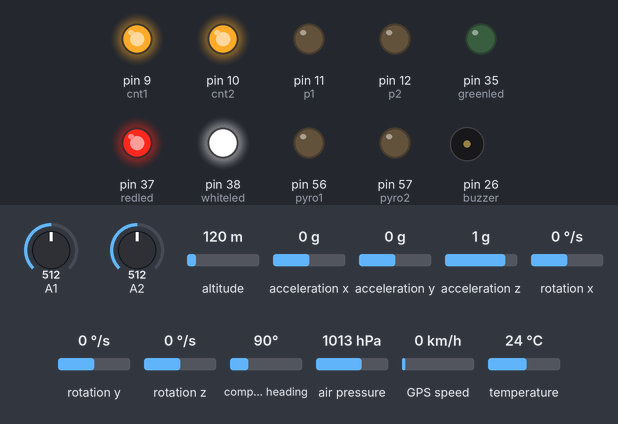
A program run on a simulated Teensy 4. On the bench: output pins drawn as LEDs (lit = HIGH), buzzer (waves = sounding). The inputs (shaded band) are chosen by the test bench; at power-on: A1 = 512, acceleration y 0 g, air pressure 1013 hPa, A2 = 512, altitude 120 m, acceleration x 0 g, acceleration z 1 g, rotation x 0 °/s, rotation y 0 °/s, rotation z 0 °/s, compass heading 90°, GPS speed 0 km/h, temperature 24 °C. The GPS gets a fix after 3 s at 37.7749, -122.4194 with 8 satellites; what the program prints to the serial monitor is not drawn.

Above: at 8.9 s.
9.0 s: A1 set to 208
10.5 s: A1 set to 193
At 11.6 s:
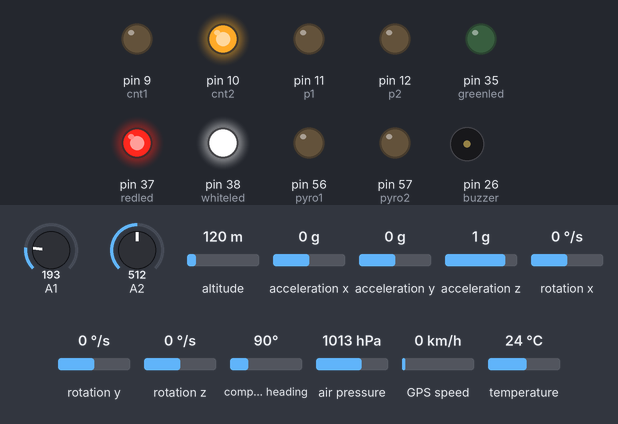
12.0 s: acceleration y set to 0.8 g
13.5 s: air pressure set to 1015 hPa
At 14.4 s:
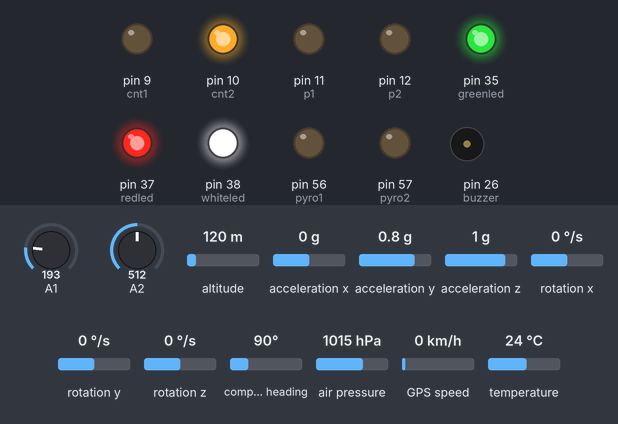
At 19.2 s:
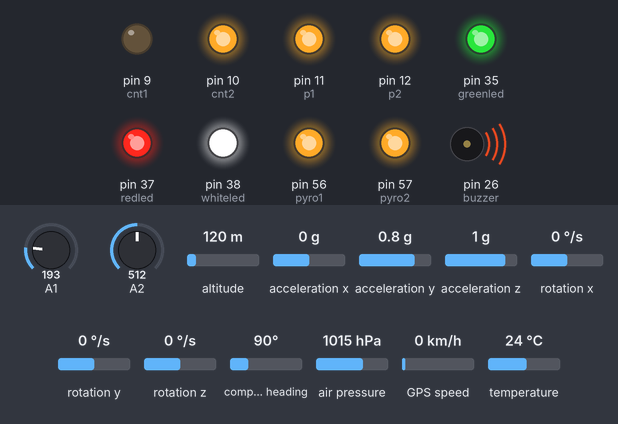
Timing chart, 0 to 25.0 s (numbered marks = the images above; inputs shaded):
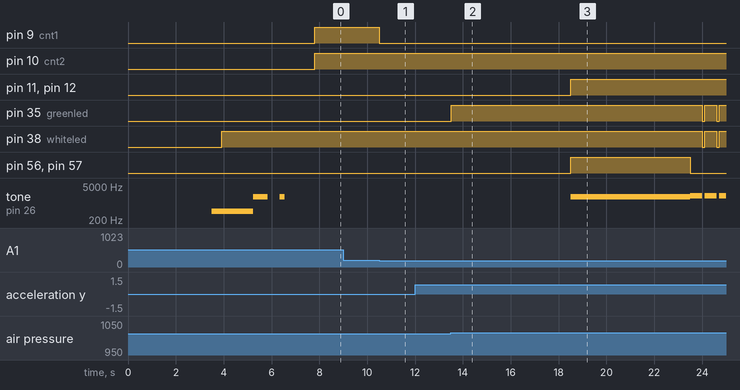

Measured:
- the behaviour switches between 200 and 199 on A1 (found by bisection; images 0 and 1)
- the behaviour switches between 1013 and 1014 hPa on air pressure (found by bisection; images 1 and 2)
- after the input at 9.0 s, every drawn part: stays the same
- after the input at 10.5 s, pin 9 (cnt1): HIGH → LOW at once
- after the input at 12.0 s, every drawn part: stays the same
- after the input at 13.5 s, pin 11 (p1), pin 12 (p2): LOW → HIGH after 5.0 s

The program:

main.cpp
```cpp
#include <Arduino.h>
#include <MPU9250.h>
#include <SPI.h>
#include <SD.h>
#include <TinyGPS++.h>
#include <Adafruit_BMP085.h>
#include <HardwareSerial.h>
#include <SoftwareSerial.h>
#include <EEPROM.h>

// Sensor Deifinitions
MPU9250 imu(Wire, 0x68);
Adafruit_BMP085 bmp;
TinyGPSPlus gps;

int imu_status;
double gps_status;
int state;

// ------------ IMU Variables -------------- //
// Accelerometer
double xaccel = 0, yaccel = 0, zaccel = 0;
// Gyroscope
double roll_rate = 0, pitch_rate = 0, yaw_rate = 0;
double roll_angle = 0, pitch_angle = 0, yaw_angle = 0;
// Magnometer
double xmag = 0, ymag = 0, zmag = 0;

float i_temp;

// BMP Variables
float Pres;
float b_temp;

// GPS Variables
static const int rxPin = 0;
static const int txPin = 1;
static const uint32_t GPSBaud = 9600;
SoftwareSerial ss(rxPin, txPin);

// Hardware Stuff
#define pushbutton 25
#define buzzer 26
#define redled 37
#define whiteled 38
#define greenled 35

#define pyro1 56
#define pyro2 57

//Continuity Data/LEDs
int cnt1 = 9;
int cnt2 = 10;
int p1 = 11; //led to indicate continuity
int p2 = 12; //led to indicate continuity
int read1, read2;

int r = 0;
int w = 0;
int g = 0;
int buz = 0;

// Math Portion
// Altitude
float initialaltitude;
float PressureAtSea = 101388.48; // Pa // chage for pressure here
float maxaltitude = 0;
double temp;

// Filters
int lpfGyr = 0.7;
int lpfAcc = 0.9;
int lpfMag = 0.4;
double alpha = 0.93f;
// Complimentary filter variables
double accel_roll_angle = 0, accel_pitch_angle = 0, accel_yaw_angle;
double mag_roll_angle = 0, mag_pitch_angle = 0, mag_yaw_angle = 0;
double comp_roll_angle = 0, comp_pitch_angle = 0, comp_yaw_angle = 0;
// Bias
double bias_roll_rate, bias_pitch_rate, bias_yaw_rate;

// Time
float elapsedtime{0.0f};
float currenttime{0.0f};
float previoustime{0.0f};

// Storage SetpUp
File myFile;

void print()
{
  /////////  Printing Portion  //////////

  Serial.print("time: ");
  Serial.print(currenttime / 1000, 3);
  Serial.print("\t");

  // Complimentary Filter
  Serial.print(" ax: ");
  Serial.print(xaccel, 6);
  Serial.print("\t");
  Serial.print(" ay: ");
  Serial.print(yaccel, 6);
  Serial.print("\t");
  Serial.print(" az: ");
  Serial.print(zaccel, 6);
  Serial.print("\t");
  Serial.print(" roll: ");
  Serial.print((comp_roll_angle * RAD_TO_DEG) + 180, 6);
  Serial.print("\t");
  Serial.print(" pitch: ");
  Serial.print((comp_pitch_angle * RAD_TO_DEG) + 180, 6);
  Serial.print("\t");
  Serial.print(" yaw: ");
  Serial.print((comp_yaw_angle * RAD_TO_DEG) + 180, 6);
  Serial.print("\t");
  Serial.print(" Roll_Rate: ");
  Serial.print(roll_rate * RAD_TO_DEG, 6);
  Serial.print("\t");
  Serial.print(" Pitch_Rate: ");
  Serial.print(pitch_rate * RAD_TO_DEG, 6);
  Serial.print("\t");
  Serial.print(" Yaw_Rate: ");
  Serial.print(yaw_rate * RAD_TO_DEG, 6);
  Serial.print("\t");
  Serial.print(" imu Temp: ");
  Serial.print(i_temp, 6);
  Serial.print("\t");
  Serial.print(" baro Temp: ");
  Serial.print(b_temp, 6);
  Serial.println();
}
void displayInfo();
void _setColor()
{
    analogWrite(redled, r);
    analogWrite(whiteled, w);
    analogWrite(greenled, g);
    tone(buzzer, buz);
}
void setColor(int red, int green, int white, int buzz)
{
    //Bootup-Light Effect
    while (r != red || g != green || w != white || buz != buzz) {
        if (r < red)
            r += 1;
        if (r > red)
            r -= 1;

        if (g < green)
            g += 1;
        if (g > green)
            g -= 1;

        if (w < white)
            w += 1;
        if (w > white)
            w -= 1;

        if (buz < buzz)
            buz += 10;
        if (buz > buzz)
            buz -= 10;

        _setColor();
        delay(5);
    }

    if (buz == 1800) {
        //buzzer tone
        noTone(buzzer);
        delay(500);
        tone(buzzer, 1800, 100);
        delay(100);
        noTone(buzzer);
        tone(buzzer, 1800, 100);
        delay(100);
        noTone(buzzer);
    }
}
void startup()
{
    //LED gradient effect
    setColor(255, 0, 0, 0); //red
    setColor(0, 0, 255, 450); //blue
    setColor(255, 0, 255, 1800);
}
void protocol()
{
  state = 0;
  delay(750);
  Serial.println("Flight Computer Ready!");
  //Accel, Gyro, and Mag Initialization
  /*
  xaccel = imu.getAccelX_mss();
  zaccel = imu.getAccelZ_mss();
  roll_rate = imu.getGyroX_rads();
  pitch_rate = imu.getGyroY_rads();
  yaw_rate = imu.getGyroZ_rads();
  xmag = imu.getMagX_uT();
  ymag = imu.getMagY_uT();
  zmag = imu.getMagZ_uT();

  int statusA;
  int statusG;
  int statusM;

  statusA = (xaccel + yaccel + zaccel) / 3;
  statusG = (roll_rate + pitch_rate + yaw_rate) / 3;
  statusM = (xmag + ymag + zmag) / 3;

    if (statusA = 0)
  {
    Serial.println("Accel Initialization Error");
    while (1)
    {
    }
  }
  if (statusG = 0)
  {
    Serial.println("Gyro Initialization Error");
    while (1)
    {
    }
  }
  if (statusM = 0)
  {
    Serial.println("Mag Initialization Error");
    while (1)
    {
    }
  }
  */
 /*
  //IMU Initilization
  if (imu_status < 0)
  {
    Serial.println("IMU initialization unsuccessful");
    Serial.println("Check IMU wiring or try cycling power");
    Serial.print("Status: ");
    Serial.println(imu_status);
    while (1)
    {
    }
  }
  // BMP Inilization
  if (!bmp.begin())
  {
    Serial.println("Could not find a valid BMP085 sensor, check wiring!");
    while (1)
    {
    }
  }
 */
  delay(500);
  digitalWrite(redled, HIGH);
  digitalWrite(whiteled, HIGH);
}
void deploy()
{
  int potVal = analogRead(A0); // potentiometer values for time delay in deployment
  int TimeDelay = ((-(potVal) + 1023) / 102.3) * 1000;
  digitalWrite(redled, HIGH);
  digitalWrite(greenled, HIGH);
  Serial.print("\n");
  delay(TimeDelay);
  state++;
  digitalWrite(pyro1, HIGH);
  digitalWrite(pyro2, HIGH);
  digitalWrite(p1, HIGH);
  digitalWrite(p2, HIGH);
  tone(buzzer, 1800);
  delay(5000);
  state++;
  while (state == 3)
  {
    digitalWrite(pyro1, LOW);
    digitalWrite(pyro2, LOW);
    digitalWrite(redled, HIGH);
    digitalWrite(whiteled, HIGH);
    digitalWrite(greenled, HIGH);
    tone(buzzer, 2000, 500);
    delay(500);
    digitalWrite(redled, HIGH);
    digitalWrite(whiteled, LOW);
    digitalWrite(greenled, LOW);
    delay(100);
  }
}
void flight()
{
  imu.readSensor();
  xaccel = lpfAcc * xaccel + (1 - lpfAcc) * imu.getAccelX_mss();
  yaccel = lpfAcc * yaccel + (1 - lpfAcc) * imu.getAccelY_mss();
  zaccel = lpfAcc * zaccel + (1 - lpfAcc) * imu.getAccelZ_mss();
  roll_rate = lpfGyr * roll_rate + (1 - lpfGyr) * imu.getGyroX_rads();
  pitch_rate = lpfGyr * pitch_rate + (1 - lpfGyr) * imu.getGyroY_rads();
  yaw_rate = lpfGyr * yaw_rate + (1 - lpfGyr) * imu.getGyroZ_rads();
  xmag = lpfMag * xmag + (1 - lpfMag) * imu.getMagX_uT();
  ymag = lpfMag * zmag + (1 - lpfMag) * imu.getMagY_uT();
  zmag = lpfMag * zmag + (1 - lpfMag) * imu.getMagZ_uT();
  i_temp = imu.getTemperature_C();

  accel_roll_angle = atan2(-xaccel, sqrt(pow(yaccel, 2) + pow(zaccel, 2))) * RAD_TO_DEG;
  accel_pitch_angle = atan2(yaccel, sqrt(pow(xaccel, 2) + pow(zaccel, 2))) * RAD_TO_DEG;
  accel_yaw_angle = atan2((sqrt(pow(xaccel, 2) + pow(yaccel, 2))), zaccel) * RAD_TO_DEG;
  mag_roll_angle = atan2(ymag, zmag);
  mag_pitch_angle = atan2(xmag, zmag);
  mag_yaw_angle = atan2(ymag, xmag);

  roll_angle += ((roll_rate * RAD_TO_DEG) * elapsedtime);
  pitch_angle += ((pitch_rate * RAD_TO_DEG) * elapsedtime);
  yaw_angle += ((yaw_rate * RAD_TO_DEG) * elapsedtime);

  // Complimentary Filter w/ mag
  comp_roll_angle = alpha * (roll_angle + roll_rate * elapsedtime) + (1 - alpha) * mag_roll_angle;
  comp_pitch_angle = alpha * (pitch_angle + pitch_rate * elapsedtime) + (1 - alpha) * mag_pitch_angle;
  comp_yaw_angle = alpha * (yaw_angle + yaw_rate * elapsedtime) + (1 - alpha) * mag_yaw_angle;

  // BMP
  b_temp = bmp.readTemperature();
  print();
  while (ss.available() > 0)
  {
    // get the byte data from the GPS
    byte gpsData = ss.read();
    // parse the byte using the encode function
    if (gps.encode(gpsData))
    {
      // if the encode function returns true, it means new GPS data is available
      // you can now access the parsed GPS data using the TinyGPS++ library functions
      Serial.print(" Lat: ");
      Serial.print(gps.location.lat(), 6);
      Serial.print(" Long: ");
      Serial.print(gps.location.lng(), 6);
      Serial.print(" # of Sats: ");
      Serial.println(gps.satellites.value());
    }
  }

  float currentaltitude = bmp.readAltitude(PressureAtSea) - initialaltitude;
  if (currentaltitude > maxaltitude)
  {
    maxaltitude = currentaltitude;
  }

  if (maxaltitude > currentaltitude + 0.75)
  {
    deploy();
  }

  previoustime = currenttime;
}
void launchdetect()
{
  float speed = yaccel;

  if (state == 0 && speed > 2)
  {
    // Default set to 60m/s^2
    state++;
  }

  if (state == 1)
  {
    flight();
  }
}

void setup()
{
  Wire.begin();
  // Serial for baudrate
  Serial.begin(115200);

  // Pin out for States
  pinMode(redled, OUTPUT);
  pinMode(whiteled, OUTPUT);
  pinMode(greenled, OUTPUT);
  pinMode(pushbutton, INPUT);
  pinMode(buzzer, OUTPUT);
  pinMode(pyro1, OUTPUT);
  pinMode(pyro2, OUTPUT);
  pinMode(cnt1, OUTPUT);
  pinMode(cnt2, OUTPUT);
  pinMode(p1, OUTPUT);
  pinMode(p2, OUTPUT);
  /*
    // Data Logging Initilization
    if (!SD.begin(BUILTIN_SDCARD))
    {
      Serial.println("SD card initialization failed!");
      while (1) {}
    }
    Serial.println("SD card initialized.");
    // Open the file
    myFile = SD.open("Test_DATA.txt", FILE_WRITE);
    if (myFile)
    {
      myFile.println(" ---------- Flight Data -----------");
      myFile.close();
    }
    else
    {
      Serial.println("Error opening data file!");
    }
  */
  delay(2000);

  imu_status = imu.begin();
  // setting the accelerometer full scale range to +/-8G
  imu.setAccelRange(MPU9250::ACCEL_RANGE_8G);
  // setting the gyroscope full scale range to +/-250 deg/s
  imu.setGyroRange(MPU9250::GYRO_RANGE_500DPS);
  // setting DLPF bandwidth to 20 Hz
  imu.setDlpfBandwidth(MPU9250::DLPF_BANDWIDTH_20HZ);
  // setting SRD to 19 for a 50 Hz update rate
  imu.setSrd(19);
  // Barometric Pressure Sensor
  bmp.begin();
  // Starting GPS
  ss.begin(GPSBaud);

  startup();
  protocol();
}

void loop()
{
  imu.readSensor();
  xaccel = lpfAcc * xaccel + (1 - lpfAcc) * imu.getAccelX_mss();
  yaccel = lpfAcc * yaccel + (1 - lpfAcc) * imu.getAccelY_mss();
  Serial.println(yaccel);
  currenttime = millis();
  elapsedtime = (currenttime - previoustime) / 1000;
  launchdetect();
  int read1 = analogRead(A1);
  int read2 = analogRead(A2);
  if (read1 >= 200)
  {
    digitalWrite(cnt1, HIGH);
  }
  else
  {
    digitalWrite(cnt1, LOW);
  }

  if (read2 >= 200)
  {
    digitalWrite(cnt2, HIGH);
  }
  else
  {
    digitalWrite(cnt2, LOW);
  }

  Serial.flush();
}


/*
void calibration(){

}
*/
/*
void displayInf()
{
  Serial.print(F("Location: "));
  if (gps.location.isValid())
  {
    Serial.print(gps.location.lat(), 6);
    Serial.print(F(","));
    Serial.print(gps.location.lng(), 6);
  }
  else
  {
    Serial.print(F("INVALID"));
  }

  Serial.print(F("  Date/Time: "));
  if (gps.date.isValid())
  {
    Serial.print(gps.date.month());
    Serial.print(F("/"));
    Serial.print(gps.date.day());
    Serial.print(F("/"));
    Serial.print(gps.date.year());
  }
  else
  {
    Serial.print(F("INVALID"));
  }

  Serial.print(F(" "));
  if (gps.time.isValid())
  {
    if (gps.time.hour() < 10)
      Serial.print(F("0"));
    Serial.print(gps.time.hour());
    Serial.print(F(":"));
    if (gps.time.minute() < 10)
      Serial.print(F("0"));
    Serial.print(gps.time.minute());
    Serial.print(F(":"));
    if (gps.time.second() < 10)
      Serial.print(F("0"));
    Serial.print(gps.time.second());
    Serial.print(F("."));
    if (gps.time.centisecond() < 10)
      Serial.print(F("0"));
    Serial.print(gps.time.centisecond());
  }
  else
  {
    Serial.print(F("INVALID"));
  }

  Serial.println();
}
*/
/*
void datalogging()
{
  // Data Logging Part
  myFile = SD.open("Test_DATA.txt", FILE_WRITE);
  if (myFile)
  {
    myFile.print(" time: ");
    myFile.print(currenttime / 1000, 3);
    myFile.print(",");
    myFile.print(" ax: ");
    myFile.print(xaccel);
    myFile.print(",");
    myFile.print(" ay: ");
    myFile.print(yaccel);
    myFile.print(" az: ");
    myFile.print(",");
    myFile.print(zaccel);
    myFile.print(" gx: ");
    myFile.print(",");
    myFile.print(roll_rate);
    myFile.print(" gy: ");
    myFile.print(",");
    myFile.print(pitch_rate);
    myFile.print(" gz: ");
    myFile.print(",");
    myFile.print(yaw_rate);
    myFile.print(" phi: ");
    myFile.print(",");
    myFile.print(comp_roll_angle);
    myFile.print(" theta: ");
    myFile.print(",");
    myFile.print(comp_pitch_angle);
    myFile.print(" psi: ");
    myFile.print(",");
    myFile.print(comp_yaw_angle);

    // Reads Temperature
    myFile.print(" Temp: ");
    myFile.print(temp);

    // Reads Pressure
    myFile.print(" Pres: ");
    myFile.print(Pres);
    myFile.println();
    // Reads GPS Data
    while (ss.available() > 0)
    {
      // get the byte data from the GPS
      byte gpsData = ss.read();
      // parse the byte using the encode function
      if (gps.encode(gpsData))
      {
        // if the encode function returns true, it means new GPS data is available
        // you can now access the parsed GPS data using the TinyGPS++ library functions
        myFile.print(" Lat: ");
        myFile.print(gps.location.lat(), 6);
        myFile.print(" Long: ");
        myFile.print(gps.location.lng(), 6);
        myFile.print(" # of Sats: ");
        myFile.println(gps.satellites.value());
      }
    }
    myFile.close();
  }
}
*/
/*
void continuity()
{
  // Activate the igniter pin to test continuity
  digitalWrite(pyro1, HIGH);
  delay(100); // Provide a short pulse

  // Check continuity using a digitalRead
  int continuity = digitalRead(pyro1);

  // Display the result or take action based on continuity
  if (continuity == HIGH)
  {
    Serial.println("Continuity detected - Igniter circuit is complete.");
    // Perform actions related to continuity
  }
  else
  {
    Serial.println("No continuity - Igniter circuit is open.");
    // Handle lack of continuity (circuit open)
  }

  delay(5000); // Delay before next test

  digitalWrite(pyro1, HIGH);
  delay(100); // Provide a short pulse

  // Check continuity using a digitalRead
  int continuity = digitalRead(pyro2);

  // Display the result or take action based on continuity
  if (continuity == HIGH)
  {
    Serial.println("Continuity detected - Igniter circuit is complete.");
    // Perform actions related to continuity
  }
  else
  {
    Serial.println("No continuity - Igniter circuit is open.");
    // Handle lack of continuity (circuit open)
  }

  delay(5000); // Delay before next test
}
*/
```
